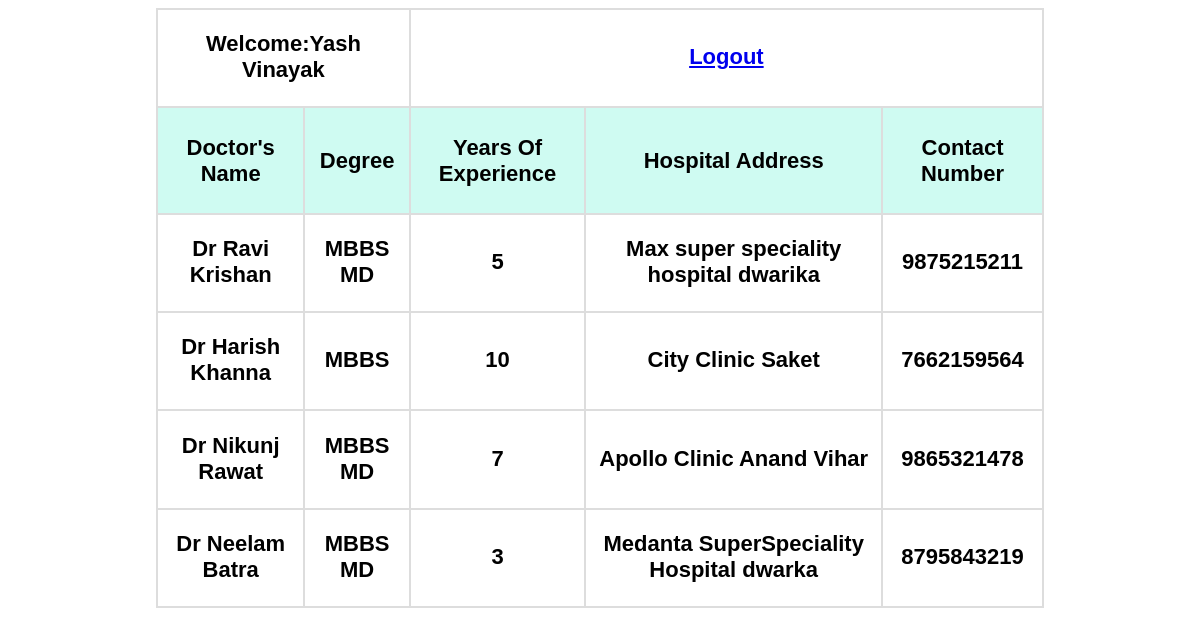
The page /viewdoc.php?cid=1 (signed in) on the database its author committed.
### tables this page shows
CREATE TABLE `doctors` (
  `ID` int(200) NOT NULL,
  `SNo` int(200) NOT NULL,
  `Name` varchar(500) NOT NULL,
  `DocEducation` varchar(500) NOT NULL,
  `YearsofExperience` text NOT NULL,
  `HospitalAddr` varchar(700) NOT NULL,
  `ContactNumber` text NOT NULL,
  `Date` date NOT NULL
);

### viewdoc.php (the view, shortened to what this page needs)
<?php
if(isset($_SESSION['login_user']))
{
 $con=mysqli_connect("localhost","root","","mentalhealthsystem");
 $id=$_GET['cid'];
 $cat_query="Select * from doctors where SNo='$id'";
 $result=mysqli_query($con,$cat_query);
 ?>
 <!DOCTYPE html>
 <html>
 <head>
 </head>
 <body>
  <form method="post" enctype="multipart/form-data">
    <table id="customers" border="2" cellpadding="5" cellspacing="4" align="center" height="600px" width="800px">
      <tr>
        <td colspan ="2">Welcome:<?php echo $_SESSION['login_user'];?></td>
        <td colspan="3" align="center"> <a href="index.html">Logout</a>
       </td>
      </tr>
     <tr>
        <th>Doctor's Name</th>
        <th>Degree</th>
        <th>Years Of Experience</th>
        <th>Hospital Address</th>
        <th>Contact Number</th>
      </tr>
        <?php
        if(mysqli_num_rows($result) > 0)
        {
          while($row=mysqli_fetch_array($result))
          {
        ?>
        <tr>
          <td> <?php echo $row["Name"]; ?> </td>
          <td> <?php echo $row["DocEducation"]; ?> </td>
          <td> <?php echo $row["YearsofExperience"]; ?> </td>
          <td> <?php echo $row["HospitalAddr"]; ?> </td>
          <td> <?php echo $row["ContactNumber"]; ?> </td>
        </tr>
      <?php
            }
          }
      ?>
  </table>
 </form>
 </body>
 </html>
 <?php
}
 else
 {
 header('location:userlogin.html');
 }?>

### viewdoc.php (style rules this page uses)
body { background-image: url("https://images.unsplash.com/photo-1500382017468-9049fed747ef?ixlib=rb-1.2.1&ixid=eyJhcHBfaWQiOjU3Nzg0fQ&w=1920"); background-size:cover; }
#customers { font-family: "Trebuchet MS", Arial, Helvetica, sans-serif; border-collapse: collapse; width: 75%; }
#customers td, #customers th { border: 2px solid #ddd; padding: 8px; padding-bottom: 10px; font-weight: bold; font-size: 22px; text-align:center; }
#customers th { padding-top: 12px; padding-bottom: 12px; text-align:center; background-color:#CFFBF2; color: black; }

### rows shown on the page
doctors: Name "Dr Ravi Krishan", DocEducation "MBBS MD", YearsofExperience "5", HospitalAddr "Max super speciality hospital dwarika", ContactNumber "9875215211"
doctors: Name "Dr Harish Khanna", DocEducation "MBBS", YearsofExperience "10", HospitalAddr "City Clinic Saket", ContactNumber "7662159564"
doctors: Name "Dr Nikunj Rawat", DocEducation "MBBS MD", YearsofExperience "7", HospitalAddr "Apollo Clinic Anand Vihar", ContactNumber "9865321478"
doctors: Name "Dr Neelam Batra", DocEducation "MBBS MD", YearsofExperience "3", HospitalAddr "Medanta SuperSpeciality Hospital dwarka", ContactNumber "8795843219"

### other values the page prints
$_SESSION['login_user'] "Yash Vinayak"
